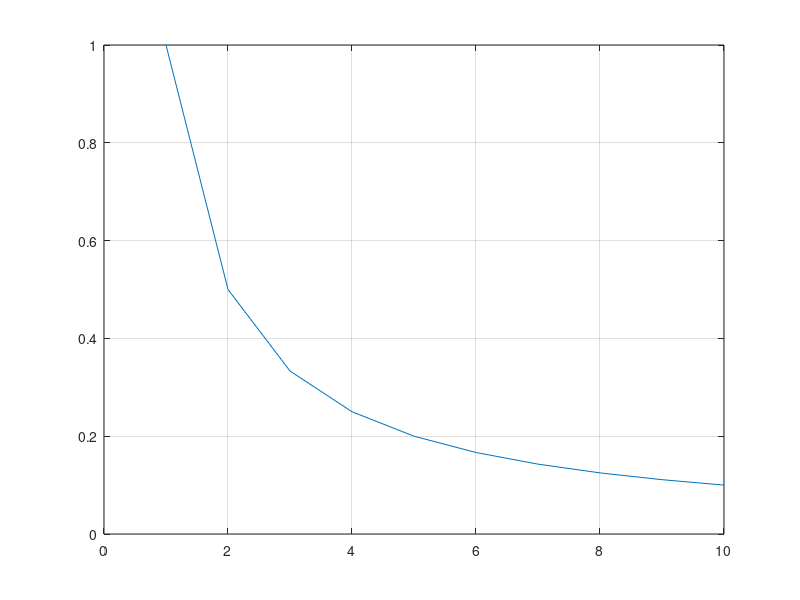

Reproduce this figure in MATLAB.
x=[1,2,3,4,5,6,7,8,9,10];
v=[1,1./2,1./3,1./4,1./5,1./6,1./7,1./8,1./9,1./10];
Polynom= polyfit(x,v,15)
plot(x,v)
grid on
format short
Roots=roots(Polynom)
disp(Roots)
